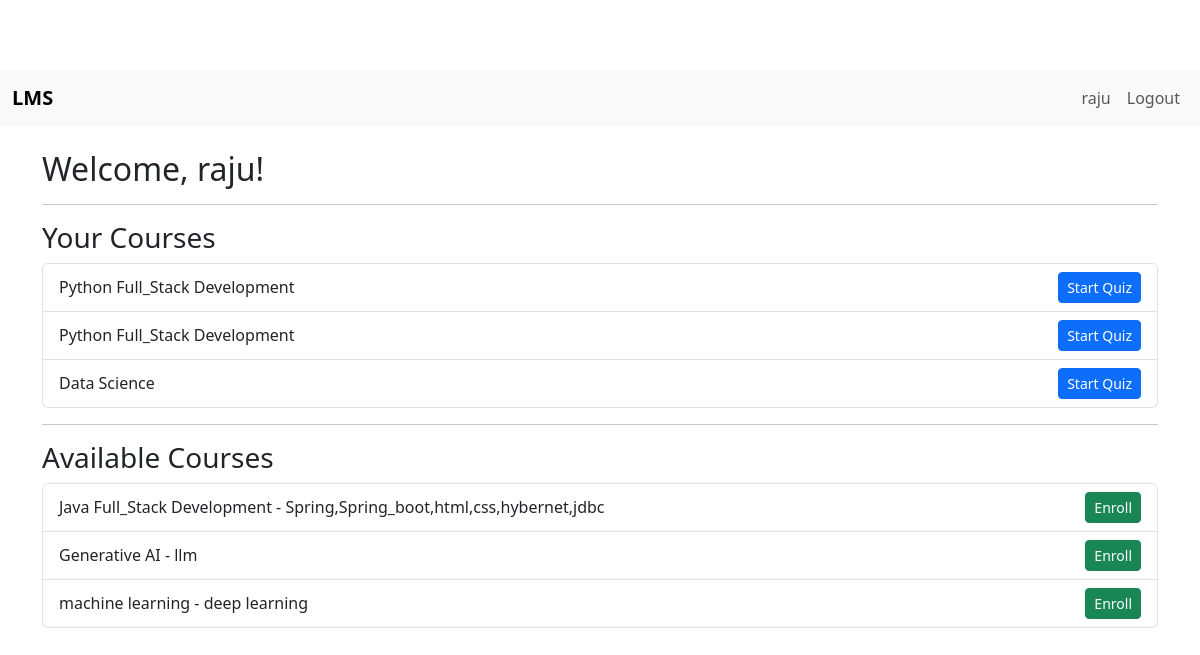
The app's page /student/dashboard/ (signed in) with its own data.
### main/models.py (models this page shows, shortened)
class Enrollment(models.Model):
    student = models.ForeignKey(User, on_delete=models.CASCADE, related_name='enrollments')
    course = models.ForeignKey(Course, on_delete=models.CASCADE, related_name='enrollments')
    enrolled_at = models.DateTimeField(auto_now_add=True)

class Course(models.Model):
    title = models.CharField(max_length=200)
    description = models.TextField()
    teacher = models.ForeignKey(User, on_delete=models.CASCADE, related_name='courses')

### main/views.py (the view)
# urls.py: path('student/dashboard/', views.student_dashboard, name='student_dashboard'),
@login_required
def student_dashboard(request):
    if request.user.profile.user_type != 'student':
        messages.error(request, 'Access denied.')
        return redirect('home')
    enrollments = Enrollment.objects.filter(student=request.user)
    quizzes = Quiz.objects.filter(course__in=[enrollment.course for enrollment in enrollments])
    enrolled_course_ids = enrollments.values_list('course_id', flat=True)
    available_courses = Course.objects.exclude(id__in=enrolled_course_ids)
    return render(request, 'student_dashboard.html', {
        'enrollments': enrollments,
        'quizzes': quizzes,
        'available_courses': available_courses,
    })

### templates/student_dashboard.html (shortened to what this page needs)
{% extends 'base.html' %}
{% block content %}
<h2>Welcome, {{ user.username }}!</h2>
<hr>
<h3>Your Courses</h3>
<ul class="list-group">
    {% for enrollment in enrollments %}
        <li class="list-group-item d-flex justify-content-between align-items-center">
            {{ enrollment.course.title }}
            <a href="{% url 'start_quiz' enrollment.course.id %}" class="btn btn-sm btn-primary">Start Quiz</a>
        </li>
    {% empty %}
        <li class="list-group-item">You are not enrolled in any courses.</li>
    {% endfor %}
</ul>
<hr>
<h3>Available Courses</h3>
<ul class="list-group">
    {% for course in available_courses %}
        <li class="list-group-item d-flex justify-content-between align-items-center">
            {{ course.title }} - {{ course.description }}
            <form method="POST" action="{% url 'enroll_course' course.id %}">
                <button type="submit" class="btn btn-sm btn-success">Enroll</button>
            </form>
        </li>
    {% empty %}
        <li class="list-group-item">No courses available to enroll.</li>
    {% endfor %}
</ul>
{% endblock %}

### templates/base.html (shortened to what this page needs)
{% load static %}
<!DOCTYPE html>
<html lang="en">
<head>
    <link href="https://cdn.jsdelivr.net/npm/bootstrap@5.3.0/dist/css/bootstrap.min.css" rel="stylesheet">
    <link rel="stylesheet" href="{% static 'css/style.css' %}">
</head>
<body>
    <nav class="navbar navbar-expand-lg navbar-light bg-light">
        <div class="container-fluid">
            <a class="navbar-brand" href="{% url 'home' %}">LMS</a>
            <div class="collapse navbar-collapse" id="navbarNav">
                <ul class="navbar-nav ms-auto">
                    {% if user.is_authenticated %}
                        <li class="nav-item">
                            <a class="nav-link" href="#">{{ user.username }}</a>
                        </li>
                        <li class="nav-item">
                            <a class="nav-link" href="{% url 'logout' %}">Logout</a>
                        </li>
                    {% endif %}
                </ul>
            </div>
        </div>
    </nav>
    <div class="container mt-4">
        {% block content %}
        {% endblock %}
    </div>
</body>
</html>

### static/css/style.css (style rules this page uses)
body { padding-top: 70px; }
.navbar-brand { font-weight: bold; }

### records on screen
Enrollment: course "Python Full_Stack Development"
Enrollment: course "Python Full_Stack Development"
Enrollment: course "Data Science"
Course: title "Java Full_Stack Development", description "Spring,Spring_boot,html,css,hybernet,jdbc"
Course: title "Generative AI", description "llm"
Course: title "machine learning", description "deep learning"

### other values on screen
{{ user.username }} "raju"
